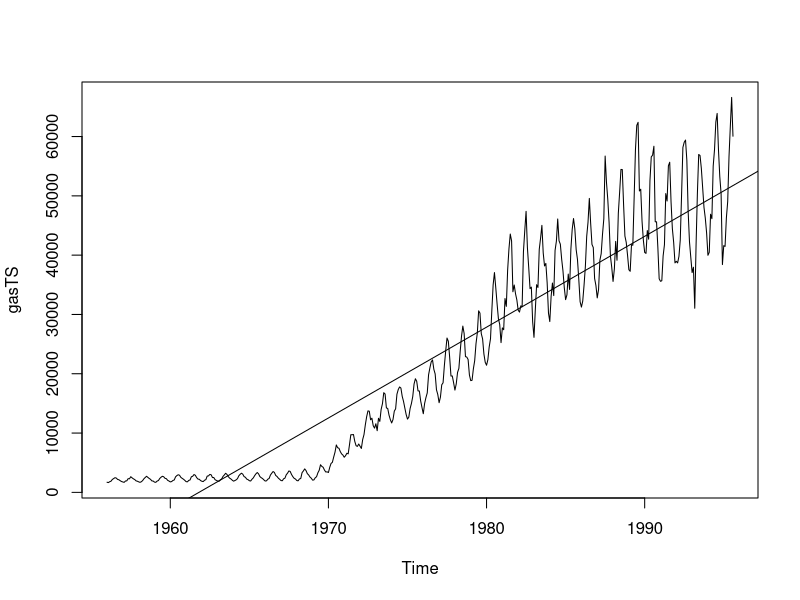
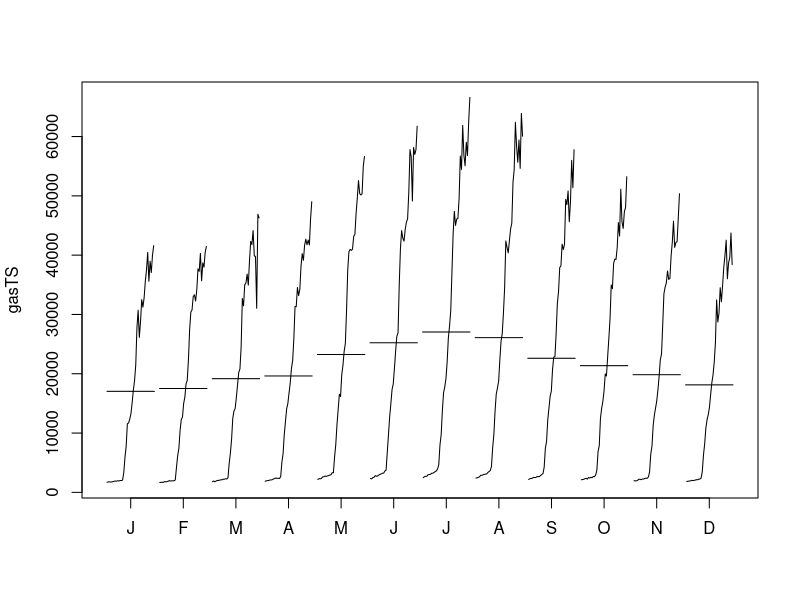
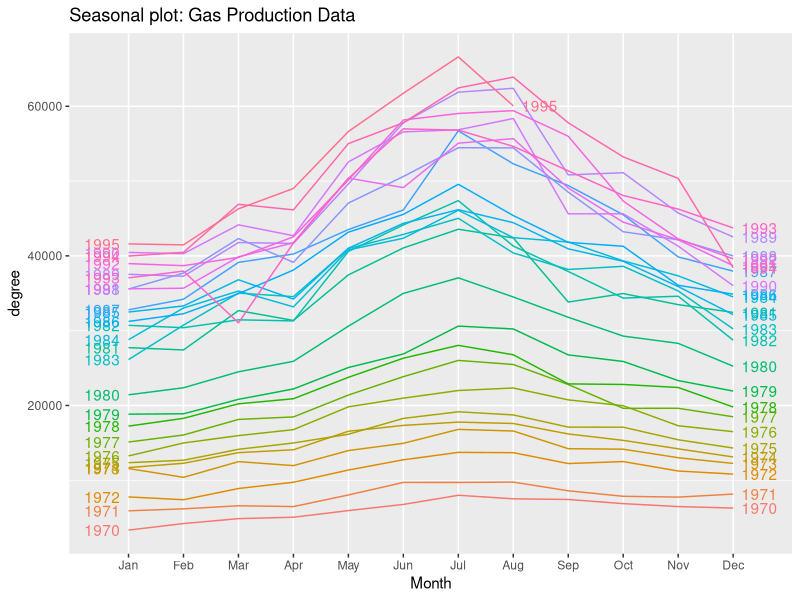
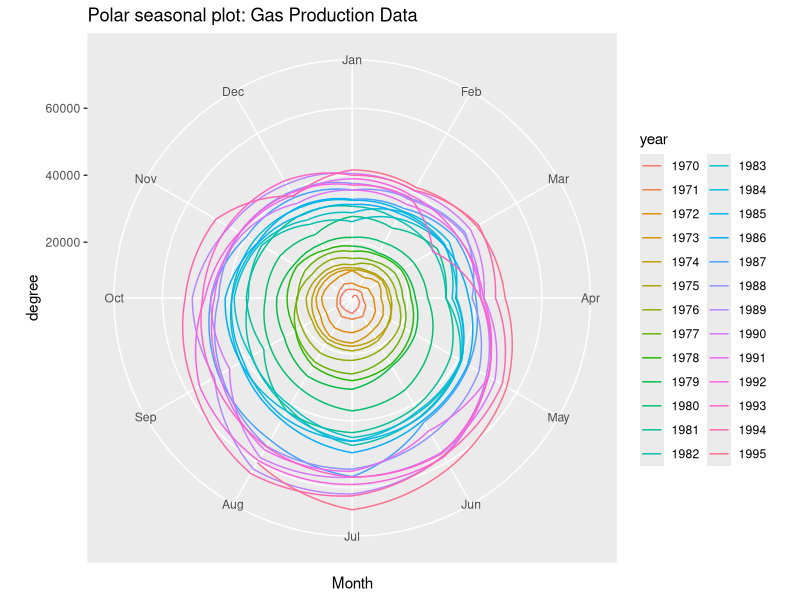
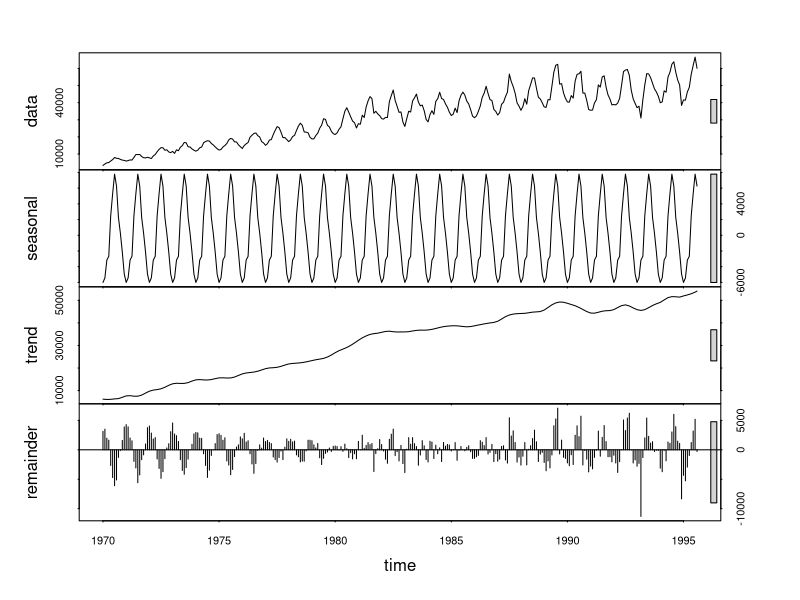
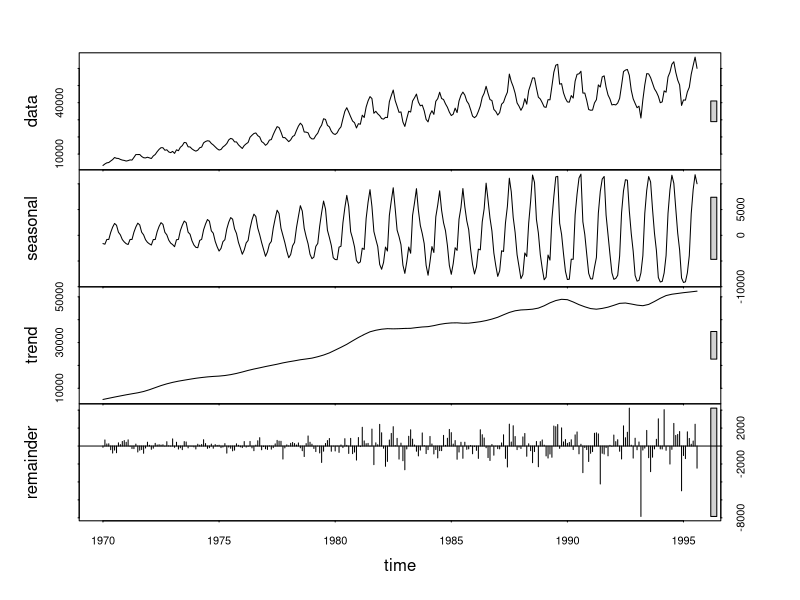

Recreate these plots in R, in order.
## ---- chunk 1
knitr::opts_chunk$set(echo = TRUE)
## ---- chunk 2
#Importing all the relevant libraries
rm(list=ls())
library('forecast')
library('tseries')
library('stats')
library('tidyverse')
## ---- chunk 3
# Loading the dataset
data(gas)
# Creating TS object
gasTS <- ts(gas,
            start = c(1956,1),
            end = c(1995,8),
            frequency = 12)
class(gasTS)
#force(gasTS)
#View(gasTS)
str(gasTS)
## ---- chunk 4
plot(gasTS)
abline(reg = lm(gasTS~time(gasTS)))
## ---- chunk 5
monthplot(gasTS)
## ---- chunk 6
# Taking a subset of the series for analysis
gas.subset <- window(gas,start = 1970)
#force(gas.subset)
## ---- chunk 7
ggseasonplot(gas.subset, 
             year.labels=TRUE, 
             year.labels.left=TRUE) + 
  ylab("degree") + 
  ggtitle("Seasonal plot: Gas Production Data")
## ---- chunk 8
ggseasonplot(gas.subset, 
             polar=TRUE) + 
  ylab("degree") + 
  ggtitle("Polar seasonal plot: Gas Production Data")
## ---- chunk 9
# Decomposition of gas TS using stl()
gas.subset.decompose1<-stl(gas.subset, s.window='p') 
#gas.subset.decompose1
plot(gas.subset.decompose1)
## ---- chunk 10
gas.subset.decompose2<-stl(gas.subset, s.window=7) 
#gas.subset.decompose2
plot(gas.subset.decompose2)
